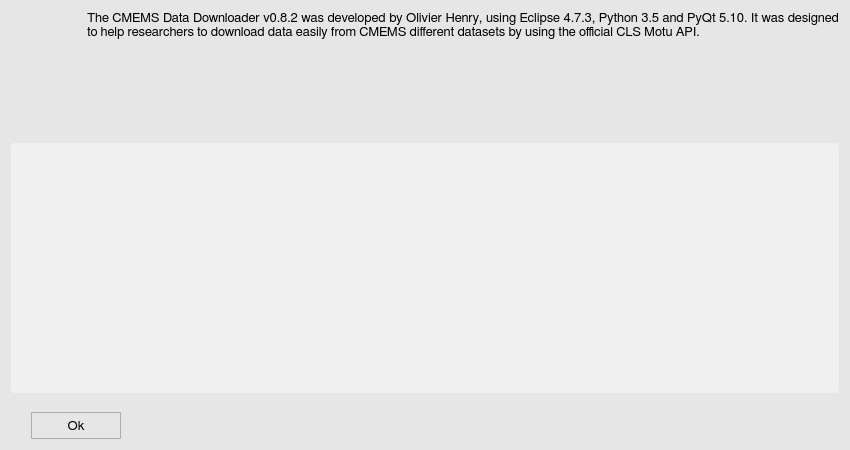
<?xml version="1.0" encoding="UTF-8"?>
<ui version="4.0">
 <class>aboutlogWindow</class>
 <widget class="QWidget" name="aboutlogWindow">
  <property name="geometry">
   <rect>
    <x>0</x>
    <y>0</y>
    <width>850</width>
    <height>450</height>
   </rect>
  </property>
  <property name="minimumSize">
   <size>
    <width>850</width>
    <height>450</height>
   </size>
  </property>
  <property name="maximumSize">
   <size>
    <width>862</width>
    <height>450</height>
   </size>
  </property>
  <property name="font">
   <font>
    <family>FreeSans</family>
    <pointsize>10</pointsize>
    <weight>50</weight>
    <bold>false</bold>
    <stylestrategy>PreferAntialias</stylestrategy>
    <kerning>true</kerning>
   </font>
  </property>
  <property name="windowTitle">
   <string>About CMEMS Data Downloader</string>
  </property>
  <property name="windowIcon">
   <iconset>
    <normaloff>icons/about_popup_icon.svg</normaloff>icons/about_popup_icon.svg</iconset>
  </property>
  <property name="styleSheet">
   <string notr="true">QWidget {
	background-color: rgb(230,230,230);
}

QScrollBar:vertical {
  border: 1px solid white;
  background-color: rgb(240, 240, 240);
  width: 20px;
  margin: 21px 0px 21px 0px;
}

QScrollBar:horizontal {
  border: 1px solid white;
  background-color: rgb(240, 240, 240);
  height: 20px;
  margin: 0px 21px 0px 21px;
}

QScrollBar::handle:vertical {
  background-color: rgb(205, 205, 205);
  min-height: 25px;
}

QScrollBar:handle:vertical:hover {
  background-color: rgb(167, 167, 167);
}

QScrollBar::handle:horizontal {
  background-color: rgb(205, 205, 205);
  min-width: 25px;
}

QScrollBar:handle:horizontal:hover {
  background-color: rgb(167, 167, 167);
}

QScrollBar::add-line:vertical {
  border-top: 1px solid rgb(240,240,240);
  border-left: 1px solid white;
  border-right: 1px solid white;
  border-bottom: 1px solid white;
  background-color: rgb(240, 240, 240);
  height: 20px;
  subcontrol-position: bottom;
  subcontrol-origin: margin;
}

QScrollBar::add-line:vertical:hover {
  background-color: rgb(219, 219, 219);
}

QScrollBar::sub-line:vertical {
  border-top: 1px solid white;
  border-left: 1px solid white;
  border-right: 1px solid white;
  border-bottom: 1px solid rgb(240,240,240);
  background-color: rgb(240, 240, 240);
  height: 20px;
  subcontrol-position: top;
  subcontrol-origin: margin;
}

QScrollBar::sub-line:vertical:hover {
  background-color: rgb(219, 219, 219);
}

QScrollBar::up-arrow:vertical {
  image: url(icons/up_arrow_icon.svg); 
  width: 16px;
  height: 16px;
}

QScrollBar::up-arrow:vertical:pressed {
  right: -1px;
  bottom: -1px;
}

QScrollBar::down-arrow:vertical {
  image: url(icons/down_arrow_icon.svg); 
  width: 16px;
  height: 16px;
}

QScrollBar::down-arrow:vertical:pressed {
  right: -1px;
  bottom: -1px;
}

QScrollBar::add-line:horizontal {
  border-top: 1px solid white;
  border-left: 1px solid rgb(240,240,240);
  border-right: 1px solid white;
  border-bottom: 1px solid white;
  background-color: rgb(240, 240, 240);
  width: 20px;
  subcontrol-position: right;
  subcontrol-origin: margin;
}

QScrollBar::add-line:horizontal:hover {
  background-color: rgb(219, 219, 219);
}

QScrollBar::sub-line:horizontal {
  border-top: 1px solid white;
  border-left: 1px solid white;
  border-right: 1px solid rgb(240,240,240);
  border-bottom: 1px solid white;
  background-color: rgb(240, 240, 240);
  width: 20px;
  subcontrol-position: left;
  subcontrol-origin: margin;
}

QScrollBar::sub-line:horizontal:hover {
  background-color: rgb(219, 219, 219);
}

QScrollBar::left-arrow:horizontal {
  image: url(icons/left_arrow_icon.svg); 
  width: 16px;
  height: 16px;
}

QScrollBar::left-arrow:horizontal:pressed {
  right: -1px;
  bottom: -1px;
}

QScrollBar::right-arrow:horizontal {
  image: url(icons/right_arrow_icon.svg); 
  width: 16px;
  height: 16px;
}

QScrollBar::right-arrow:horizontal:pressed {
  right: -1px;
  bottom: -1px;
}</string>
  </property>
  <layout class="QGridLayout" name="gridLayout">
   <item row="0" column="0">
    <layout class="QVBoxLayout" name="verticalLayout_2">
     <item>
      <layout class="QHBoxLayout" name="horizontalLayout_2">
       <item>
        <layout class="QVBoxLayout" name="verticalLayout">
         <item>
          <widget class="QLabel" name="label_2">
           <property name="minimumSize">
            <size>
             <width>50</width>
             <height>50</height>
            </size>
           </property>
           <property name="maximumSize">
            <size>
             <width>50</width>
             <height>50</height>
            </size>
           </property>
           <property name="text">
            <string/>
           </property>
           <property name="pixmap">
            <pixmap>icons/about_popup_icon.svg</pixmap>
           </property>
           <property name="scaledContents">
            <bool>true</bool>
           </property>
           <property name="alignment">
            <set>Qt::AlignLeading|Qt::AlignLeft|Qt::AlignTop</set>
           </property>
          </widget>
         </item>
         <item>
          <spacer name="verticalSpacer_3">
           <property name="orientation">
            <enum>Qt::Vertical</enum>
           </property>
           <property name="sizeHint" stdset="0">
            <size>
             <width>20</width>
             <height>18</height>
            </size>
           </property>
          </spacer>
         </item>
        </layout>
       </item>
       <item>
        <spacer name="horizontalSpacer_3">
         <property name="orientation">
          <enum>Qt::Horizontal</enum>
         </property>
         <property name="sizeType">
          <enum>QSizePolicy::Fixed</enum>
         </property>
         <property name="sizeHint" stdset="0">
          <size>
           <width>20</width>
           <height>20</height>
          </size>
         </property>
        </spacer>
       </item>
       <item>
        <widget class="QLabel" name="label_1">
         <property name="sizePolicy">
          <sizepolicy hsizetype="Preferred" vsizetype="Preferred">
           <horstretch>0</horstretch>
           <verstretch>0</verstretch>
          </sizepolicy>
         </property>
         <property name="minimumSize">
          <size>
           <width>750</width>
           <height>0</height>
          </size>
         </property>
         <property name="maximumSize">
          <size>
           <width>16777215</width>
           <height>16777215</height>
          </size>
         </property>
         <property name="font">
          <font>
           <family>FreeSans</family>
           <pointsize>10</pointsize>
           <weight>50</weight>
           <bold>false</bold>
           <stylestrategy>PreferAntialias</stylestrategy>
           <kerning>true</kerning>
          </font>
         </property>
         <property name="frameShape">
          <enum>QFrame::NoFrame</enum>
         </property>
         <property name="frameShadow">
          <enum>QFrame::Plain</enum>
         </property>
         <property name="lineWidth">
          <number>1</number>
         </property>
         <property name="midLineWidth">
          <number>0</number>
         </property>
         <property name="text">
          <string>&lt;html&gt;&lt;head/&gt;&lt;body&gt;&lt;p&gt;The CMEMS Data Downloader v0.8.2 was developed by Olivier Henry, using Eclipse 4.7.3, Python 3.5 and PyQt 5.10. It was designed to help researchers to download data easily from CMEMS different datasets by using the official CLS Motu API.&lt;/p&gt;&lt;/body&gt;&lt;/html&gt;</string>
         </property>
         <property name="textFormat">
          <enum>Qt::AutoText</enum>
         </property>
         <property name="scaledContents">
          <bool>false</bool>
         </property>
         <property name="alignment">
          <set>Qt::AlignJustify|Qt::AlignTop</set>
         </property>
         <property name="wordWrap">
          <bool>true</bool>
         </property>
        </widget>
       </item>
      </layout>
     </item>
     <item>
      <spacer name="verticalSpacer_2">
       <property name="orientation">
        <enum>Qt::Vertical</enum>
       </property>
       <property name="sizeType">
        <enum>QSizePolicy::Fixed</enum>
       </property>
       <property name="sizeHint" stdset="0">
        <size>
         <width>20</width>
         <height>13</height>
        </size>
       </property>
      </spacer>
     </item>
     <item>
      <widget class="QTextBrowser" name="browser">
       <property name="sizePolicy">
        <sizepolicy hsizetype="Preferred" vsizetype="Preferred">
         <horstretch>0</horstretch>
         <verstretch>0</verstretch>
        </sizepolicy>
       </property>
       <property name="minimumSize">
        <size>
         <width>0</width>
         <height>250</height>
        </size>
       </property>
       <property name="font">
        <font>
         <family>FreeSans</family>
         <pointsize>9</pointsize>
         <stylestrategy>PreferAntialias</stylestrategy>
         <kerning>true</kerning>
        </font>
       </property>
       <property name="styleSheet">
        <string notr="true">QTextBrowser {
	border-radius: 3px;
    padding: 1px 4px 1px 4px;
	background-color:  rgb(240, 240, 240);
}

QScrollBar:vertical {
  border: 1px solid white;
  background-color: rgb(240, 240, 240);
  width: 20px;
  margin: 21px 0px 21px 0px;
}

QScrollBar:horizontal {
  border: 1px solid white;
  background-color: rgb(240, 240, 240);
  height: 20px;
  margin: 0px 21px 0px 21px;
}

QScrollBar::handle:vertical {
  background-color: rgb(205, 205, 205);
  min-height: 25px;
}

QScrollBar:handle:vertical:hover {
  background-color: rgb(167, 167, 167);
}

QScrollBar::handle:horizontal {
  background-color: rgb(205, 205, 205);
  min-width: 25px;
}

QScrollBar:handle:horizontal:hover {
  background-color: rgb(167, 167, 167);
}

QScrollBar::add-line:vertical {
  border-top: 1px solid rgb(240,240,240);
  border-left: 1px solid white;
  border-right: 1px solid white;
  border-bottom: 1px solid white;
  background-color: rgb(240, 240, 240);
  height: 20px;
  subcontrol-position: bottom;
  subcontrol-origin: margin;
}

QScrollBar::add-line:vertical:hover {
  background-color: rgb(219, 219, 219);
}

QScrollBar::sub-line:vertical {
  border-top: 1px solid white;
  border-left: 1px solid white;
  border-right: 1px solid white;
  border-bottom: 1px solid rgb(240,240,240);
  background-color: rgb(240, 240, 240);
  height: 20px;
  subcontrol-position: top;
  subcontrol-origin: margin;
}

QScrollBar::sub-line:vertical:hover {
  background-color: rgb(219, 219, 219);
}

QScrollBar::up-arrow:vertical {
  image: url(icons/up_arrow_icon.svg); 
  width: 16px;
  height: 16px;
}

QScrollBar::up-arrow:vertical:pressed {
  right: -1px;
  bottom: -1px;
}

QScrollBar::down-arrow:vertical {
  image: url(icons/down_arrow_icon.svg); 
  width: 16px;
  height: 16px;
}

QScrollBar::down-arrow:vertical:pressed {
  right: -1px;
  bottom: -1px;
}

QScrollBar::add-line:horizontal {
  border-top: 1px solid white;
  border-left: 1px solid rgb(240,240,240);
  border-right: 1px solid white;
  border-bottom: 1px solid white;
  background-color: rgb(240, 240, 240);
  width: 20px;
  subcontrol-position: right;
  subcontrol-origin: margin;
}

QScrollBar::add-line:horizontal:hover {
  background-color: rgb(219, 219, 219);
}

QScrollBar::sub-line:horizontal {
  border-top: 1px solid white;
  border-left: 1px solid white;
  border-right: 1px solid rgb(240,240,240);
  border-bottom: 1px solid white;
  background-color: rgb(240, 240, 240);
  width: 20px;
  subcontrol-position: left;
  subcontrol-origin: margin;
}

QScrollBar::sub-line:horizontal:hover {
  background-color: rgb(219, 219, 219);
}

QScrollBar::left-arrow:horizontal {
  image: url(icons/left_arrow_icon.svg); 
  width: 16px;
  height: 16px;
}

QScrollBar::left-arrow:horizontal:pressed {
  right: -1px;
  bottom: -1px;
}

QScrollBar::right-arrow:horizontal {
  image: url(icons/right_arrow_icon.svg); 
  width: 16px;
  height: 16px;
}

QScrollBar::right-arrow:horizontal:pressed {
  right: -1px;
  bottom: -1px;
}</string>
       </property>
       <property name="horizontalScrollBarPolicy">
        <enum>Qt::ScrollBarAlwaysOff</enum>
       </property>
       <property name="documentTitle">
        <string>Changelog</string>
       </property>
      </widget>
     </item>
     <item>
      <spacer name="verticalSpacer">
       <property name="orientation">
        <enum>Qt::Vertical</enum>
       </property>
       <property name="sizeType">
        <enum>QSizePolicy::Fixed</enum>
       </property>
       <property name="sizeHint" stdset="0">
        <size>
         <width>20</width>
         <height>13</height>
        </size>
       </property>
      </spacer>
     </item>
     <item>
      <layout class="QHBoxLayout" name="horizontalLayout">
       <item>
        <spacer name="horizontalSpacer">
         <property name="orientation">
          <enum>Qt::Horizontal</enum>
         </property>
         <property name="sizeType">
          <enum>QSizePolicy::Fixed</enum>
         </property>
         <property name="sizeHint" stdset="0">
          <size>
           <width>20</width>
           <height>20</height>
          </size>
         </property>
        </spacer>
       </item>
       <item>
        <widget class="QToolButton" name="button">
         <property name="minimumSize">
          <size>
           <width>90</width>
           <height>27</height>
          </size>
         </property>
         <property name="maximumSize">
          <size>
           <width>90</width>
           <height>27</height>
          </size>
         </property>
         <property name="font">
          <font>
           <family>FreeSans</family>
           <pointsize>10</pointsize>
           <stylestrategy>PreferAntialias</stylestrategy>
           <kerning>true</kerning>
          </font>
         </property>
         <property name="styleSheet">
          <string notr="true">QToolButton {
	border: 1px solid #acacac;
	border-radius: 1px;
	background-color: qlineargradient(x1:0, y1:0, x2:0, y2:1,
									stop:0 #f0f0f0, stop:1 #e5e5e5);
}

QToolButton:hover {
	border: 1px solid #7eb4ea;
	border-radius: 1px;
	background-color: qlineargradient(x1:0, y1:0, x2:0, y2:1,
									stop:0 #ecf4fc, stop:1 #dcecfc);
}

QToolButton:pressed {
	border: 1px solid #579de5;
	border-radius: 1px;
	background-color: qlineargradient(x1:0, y1:0, x2:0, y2:1,
									stop:0 #daecfc, stop:1 #c4e0fc);
}</string>
         </property>
         <property name="text">
          <string>Ok</string>
         </property>
        </widget>
       </item>
       <item>
        <spacer name="horizontalSpacer_2">
         <property name="orientation">
          <enum>Qt::Horizontal</enum>
         </property>
         <property name="sizeHint" stdset="0">
          <size>
           <width>40</width>
           <height>20</height>
          </size>
         </property>
        </spacer>
       </item>
      </layout>
     </item>
    </layout>
   </item>
  </layout>
 </widget>
 <resources/>
 <connections/>
</ui>
